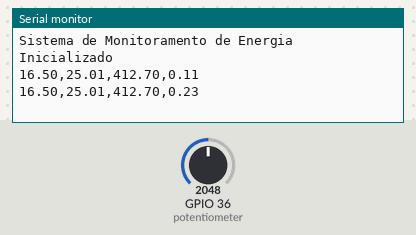
Recording of a program running on a simulated ESP32. Shown: the last lines printed to the serial monitor. The test bench sets the inputs (shaded band); at power-on: GPIO 36 (potentiometer) = 2048.

Above: at 1.2 s.
1.3 s: GPIO 36 (potentiometer) set to 2866
At 2.6 s:
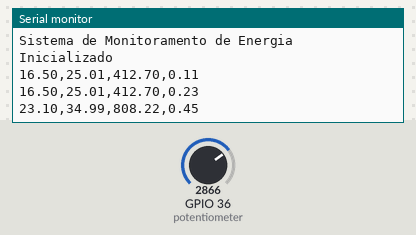
2.8 s: GPIO 36 (potentiometer) set to 3603
At 3.8 s:
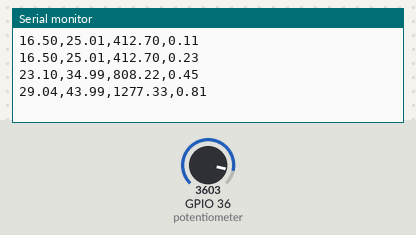
Timing chart, 0 to 5.8 s (numbered marks = the images above; inputs shaded):
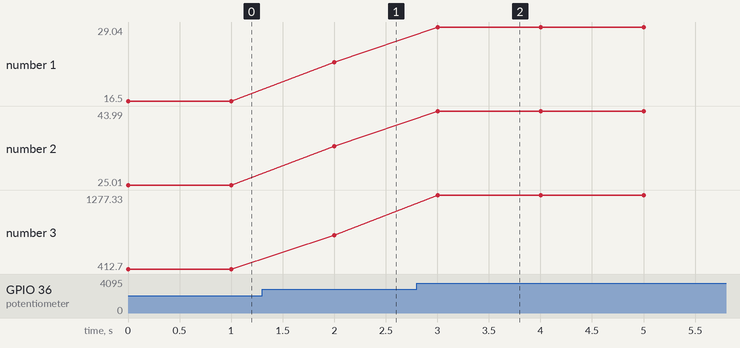

The program:

main.cpp
```cpp
#include <Arduino.h>
#include "freertos/FreeRTOS.h"
#include "freertos/task.h"
#include "driver/adc.h"
#include "esp_adc_cal.h"

#define ADC_CHANNEL ADC1_CHANNEL_0  // Canal 0 do ADC1
#define ADC_WIDTH   ADC_WIDTH_BIT_12 // Resolução de 12 bits
#define ADC_ATTEN   ADC_ATTEN_DB_12 // Atenuação do ADC (0-3.3V)
#define MEASUREMENT_INTERVAL_MS 1000 // Intervalo entre medições (ms)

#define VOLTAGE_DIVIDER_RATIO 10.0
#define CURRENT_SENSOR_FACTOR 0.066

void init_adc() {
    adc1_config_width(ADC_WIDTH);
    adc1_config_channel_atten(ADC_CHANNEL, ADC_ATTEN);
}

uint32_t read_adc_raw() {
    return adc1_get_raw(ADC_CHANNEL);
}

float read_voltage() {
    uint32_t raw_adc = read_adc_raw();
    return ((float) raw_adc / 4095) * 3.3 * VOLTAGE_DIVIDER_RATIO;
}

float read_current() {
    uint32_t raw_adc = read_adc_raw();
    float voltage_drop = ((float) raw_adc / 4095) * 3.3;
    return voltage_drop / CURRENT_SENSOR_FACTOR;
}

void setup() {
    Serial.begin(115200);
    init_adc();
    Serial.println("Sistema de Monitoramento de Energia Inicializado");
}

void loop() {
    static float total_energy_wh = 0;

    float voltage = read_voltage();
    float current = read_current();
    float power = voltage * current;

    total_energy_wh += power * (MEASUREMENT_INTERVAL_MS / 3600000.0);


    Serial.printf("%.2f,%.2f,%.2f,%.2f\n", voltage, current, power, total_energy_wh);

    delay(MEASUREMENT_INTERVAL_MS);
}
```

Measured:
- after the input at 1.3 s, the serial monitor: prints a new line after 0.70 s (image 1)
- after the input at 2.8 s, the serial monitor: prints a new line after 0.20 s (image 2)
- plotted number 1: 16.5 → 23.1 after the input at 1.3 s, 23.1 → 29.04 after the input at 2.8 s
- plotted number 2: 25.01 → 34.99 after the input at 1.3 s, 34.99 → 43.99 after the input at 2.8 s
- plotted number 3: 412.7 → 808.22 after the input at 1.3 s, 808.22 → 1277.33 after the input at 2.8 s
